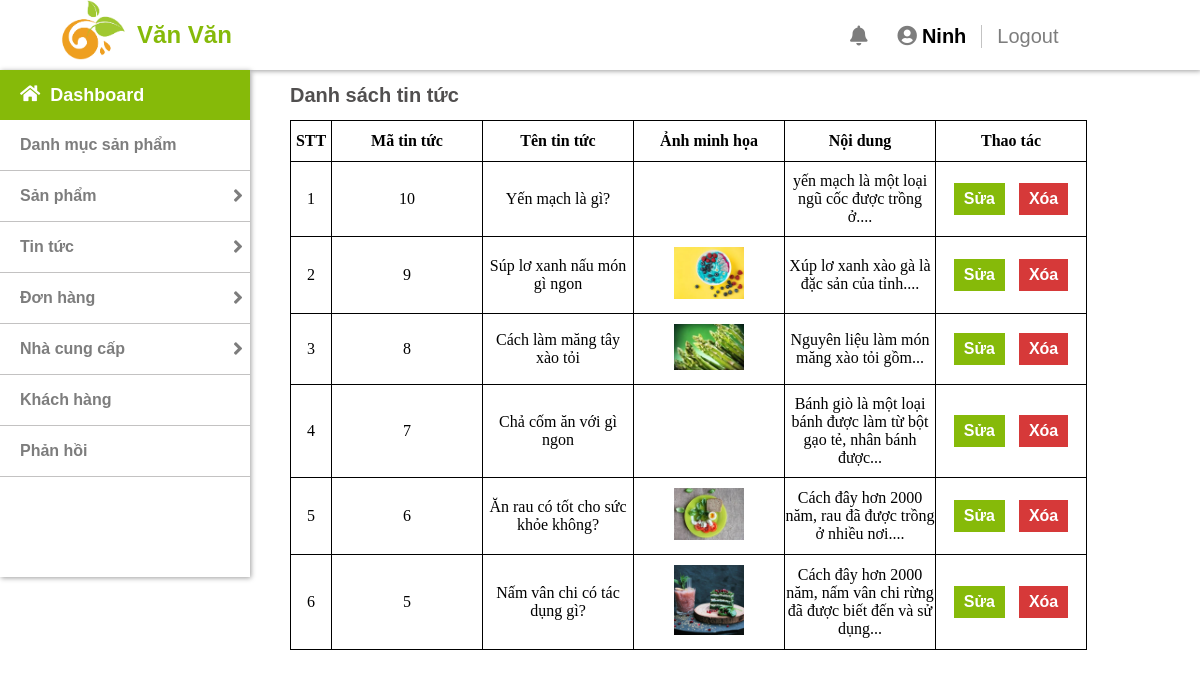
The app's page /admin/news.php (signed in) with its own data.
### tables this page shows
CREATE TABLE `news` (
  `news_id` int(11) NOT NULL,
  `news_name` varchar(255) NOT NULL,
  `news_image` varchar(255) NOT NULL,
  `description` varchar(255) NOT NULL
);

### lib/database.php (called while the page is built, shortened)
<?php
    class Database{
        public $host = DB_HOST;
        public $user = DB_USER;
        public $pass = DB_PASS;
        public $dbname = DB_NAME;
        public $link;
        private function connectDB(){
            $this->link =  new mysqli($this->host, $this->user, $this->pass, $this->dbname);
        }
        public function select($query){
            $result = $this->link->query($query) or die($this->link->error.__LINE__);
            if($result->num_rows > 0){
                return $result;
            }
            else {
                return false;
            }
        }
    }

### classes/news.php (called while the page is built, shortened)
<?php
$filepath = realpath(dirname(__FILE__));
include_once ($filepath.'/../lib/database.php');
?>
<?php
class news
{
    private $db;
    public function __construct()
    {
        $this->db = new Database();
    }
    public function show_news()
    {
        $query = "SELECT *FROM news ORDER BY news_id desc";
        $result = $this->db->select($query);
        return $result;
    }
}
?>

### admin/news.php (the view, shortened to what this page needs)
<?php
    include "include/header.php";
    include "include/sidebar.php";
    include "../classes/news.php";
?>
<?php
     $news = new news();
?>
<div class="content">
    <p class="content-title">Danh sách tin tức</p>
    <table>
        <tr>
            <th id="stt">STT</th>
            <th>Mã tin tức</th>
            <th>Tên tin tức</th>
            <th>Ảnh minh họa</th>
            <th>Nội dung</th>
            <th>Thao tác</th>
        </tr>
        <?php
            $news_list = $news->show_news();
            if($news_list){
                $i = 0;
                while($result = $news_list->fetch_assoc()){
                    $i ++;
        ?>
        <tr>
            <td  id="stt"><?php echo $i; ?></td>
            <td ><?php  echo $result['news_id'] ?></td>
            <td ><?php  echo $result['news_name'] ?></td>
            <td ><img src="uploads/<?php  echo $result['news_image'] ?>" alt="" width="70px"></td>
            <td><?php
                    echo $result['description'];
            ?></td>
            <td >
                <a href="newsedit.php?news_id=<?php echo $result['news_id']?>">Sửa</a>
                <a class="xoa" onclick="return confirm('Bạn có chắc muốn xóa không?')" href="?news_id=<?php echo $result['news_id']; ?>">Xóa</a>
            </td>
        </tr>
        <?php
                }
            }
        ?>
    </table>
</div>

### admin/css/style.css (style rules this page uses)
* { margin: 0; padding: 0; }
a { text-decoration: none; }
h1, h2, h3, p, a { font-family: "Roboto Slab", sans-serif; }
.content { float: right; width: calc(100% - 290px); padding-bottom: 100px; }
.content-title { color: rgba(51, 48, 48, 0.85); font-size: 20px; font-weight: bold; line-height: 50px; }
th { height: 40px; }
td, th { border: 1px solid; width: 150px; }
td { height: 40px; }
table { border-collapse: collapse; }
#stt { width: 40px; }
td { padding-top: 10px; padding-bottom: 10px; text-align: center; }
td>a { background: #86ba09; color: white; padding-top: 7px; padding-left: 10px; padding-right: 10px; padding-bottom: 7px; font-weight: bold; margin-left: 5px; margin-right: 5px; display: inline-block; }
.xoa { background-color: rgb(214, 57, 57); }

### records on screen
news: news_id "10", news_name "Yến mạch là gì?", description "yến mạch là một loại ngũ cốc được trồng ở...."
news: news_id "9", news_name "Súp lơ xanh nấu món gì ngon", news_image (picture), description "Xúp lơ xanh xào gà là đặc sản của tỉnh...."
news: news_id "8", news_name "Cách làm măng tây xào tỏi", news_image (picture), description "Nguyên liệu làm món măng xào tỏi gồm..."
news: news_id "7", news_name "Chả cốm ăn với gì ngon", description "Bánh giò là một loại bánh được làm từ bột gạo tẻ, nhân bánh được..."
news: news_id "6", news_name "Ăn rau có tốt cho sức khỏe không?", news_image (picture), description "Cách đây hơn 2000 năm, rau đã được trồng ở nhiều nơi...."
news: news_id "5", news_name "Nấm vân chi có tác dụng gì?", news_image (picture), description "Cách đây hơn 2000 năm, nấm vân chi rừng đã được biết đến và sử dụng..."

### other values on screen
$admin_name "Ninh"
